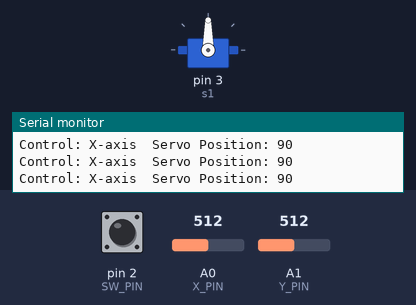
Recording of a sketch running on a simulated Arduino Uno, built with avr-gcc and run on an emulated ATmega328P. Parts: servo, the last lines printed to the serial monitor. The test bench sets the inputs (shaded band); at power-on: A0 (X_PIN) = 512, pin 2 (SW_PIN) HIGH, A1 (Y_PIN) = 512.

Above: at 1.2 s.
1.3 s: A0 (X_PIN) set to 553
At 1.8 s:
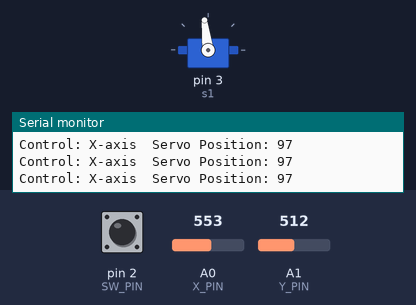
4.3 s: A0 (X_PIN) set to 579
At 5.4 s:
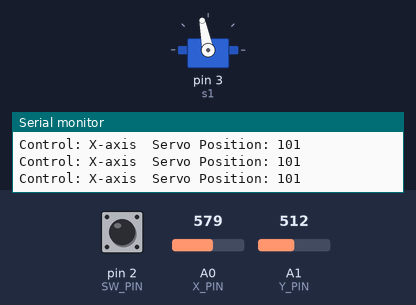
5.8 s: A0 (X_PIN) set to 306
At 6.5 s:
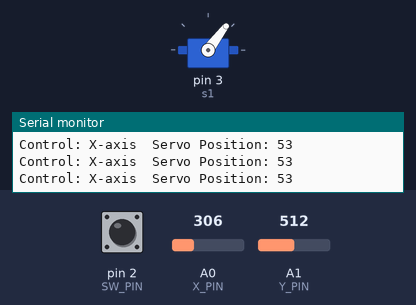
7.3 s: A0 (X_PIN) set to 61
At 8.5 s:
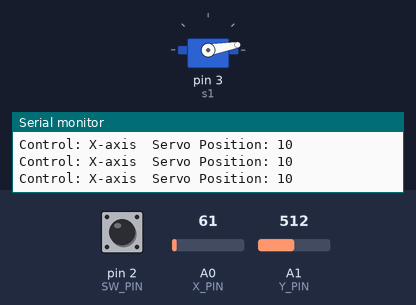
8.8 s: A0 (X_PIN) set to 52
At 9.7 s:
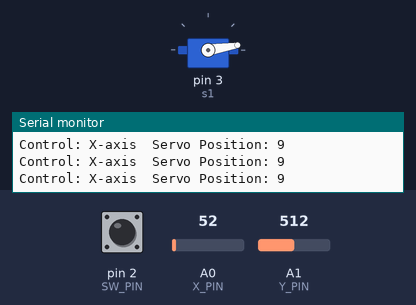
11.8 s: pin 2 (SW_PIN) pulled LOW for 1 s
At 12.27 s:
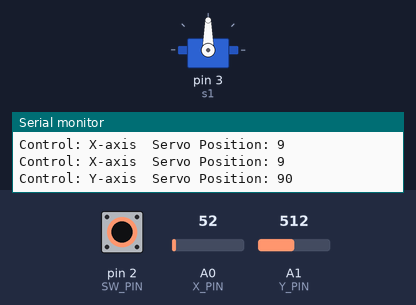
Timing chart, 0 to 14.8 s (numbered marks = the images above; inputs shaded):
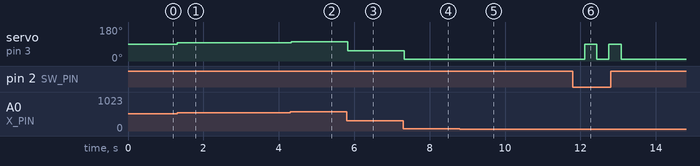

Measured:
- after the input at 1.3 s, servo on pin 3 (s1): 90° → 97° at once
- after the input at 4.3 s, servo on pin 3 (s1): 97° → 101° at once
- after the input at 5.8 s, servo on pin 3 (s1): 101° → 53° at once
- after the input at 7.3 s, servo on pin 3 (s1): 53° → 10° at once
- after the input at 8.8 s, servo on pin 3 (s1): 10° → 9° at once
- after the input at 11.8 s, servo on pin 3 (s1): alternates 90° for 0.32 s and 9° for 0.32 s, 4 changes in all, then stays 9°, starting after 0.31 s

The sketch:

LED_BUZZER.ino
```cpp
#include <Servo.h>

#define X_PIN A0   // X-axis joystick pin
#define Y_PIN A1   // Y-axis joystick pin
#define SW_PIN 2   // Joystick button pin

Servo s1;
bool controlX = true;  // Start by controlling X-axis

void setup() {
  Serial.begin(9600);
  pinMode(X_PIN, INPUT);
  pinMode(Y_PIN, INPUT);
  pinMode(SW_PIN, INPUT_PULLUP);  // Enable internal pull-up resistor

  s1.attach(3);  // Servo connected to pin 3
  s1.write(90);  // Start at middle position
}

void loop() {
  int x_data = analogRead(X_PIN);  // Read X-axis
  int y_data = analogRead(Y_PIN);  // Read Y-axis
  int sw_data = digitalRead(SW_PIN);  // Read button state

  // If the button is pressed, switch control between X and Y
  if (sw_data == LOW) {
    controlX = !controlX;  // Toggle between X and Y control
    delay(300);  // Small delay to prevent rapid switching
  }

  // Choose which axis to use
  int servo_pos;
  if (controlX) {
    servo_pos = map(x_data, 0, 1023, 0, 180);  // Use X-axis
  } else {
    servo_pos = map(y_data, 0, 1023, 0, 180);  // Use Y-axis
  }

  servo_pos = constrain(servo_pos, 0, 180);  // Keep within limits
  s1.write(servo_pos);  // Move servo to mapped position

  // Print values for debugging
  Serial.print("Control: ");
  Serial.print(controlX ? "X-axis" : "Y-axis");
  Serial.print("\tServo Position: ");
  Serial.println(servo_pos);

  delay(20);  // Small delay for smooth movement
}
```
